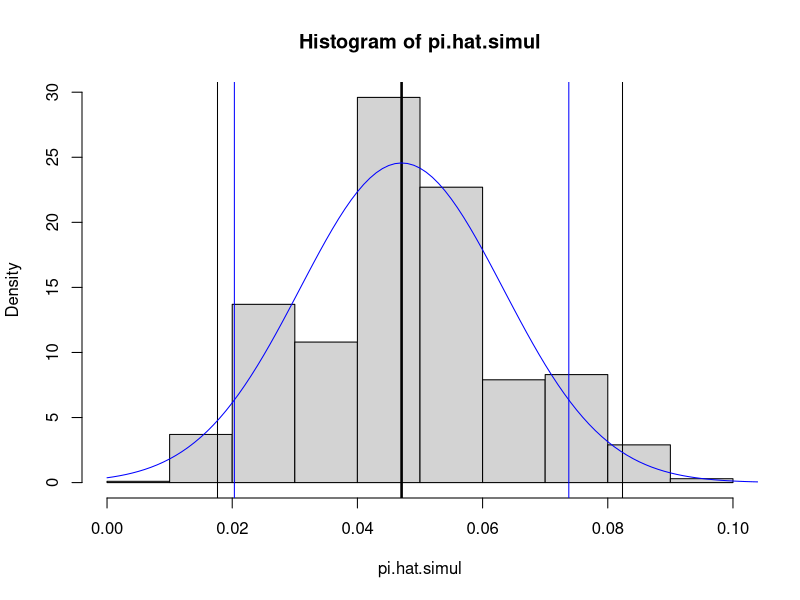
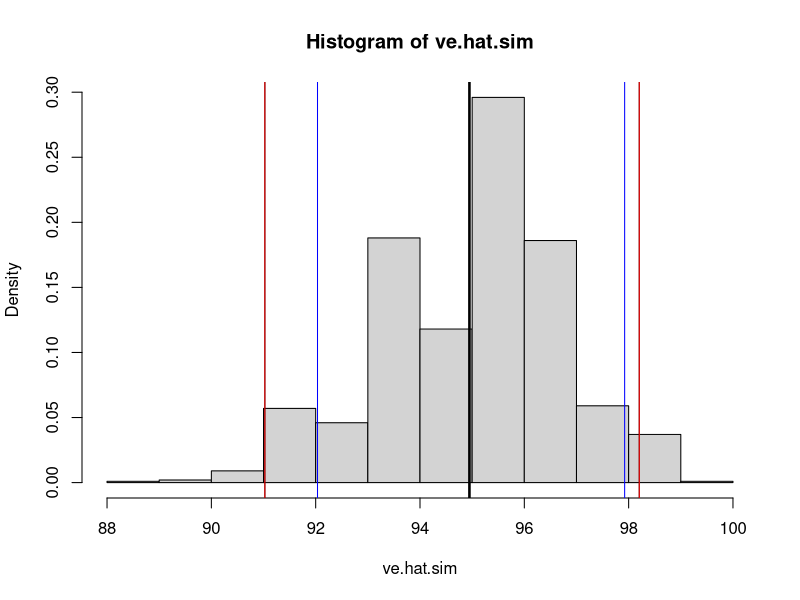

Reproduce these figures in R, in order. (Note: this script raises an error after producing the figures.)
######################
### STAT 305 LAB 4 ###
######################

## Perform a simplified analysis of the
## Pfizer-Biontech vaccine trial results
## for data, see: 
## https://www.pfizer.com/news/press-release/press-release-detail/pfizer-and-biontech-conclude-phase-3-study-covid-19-vaccine

### Data ------
# total COVID cases
n <- 170
# COVID cases in vaccine arm
y <- 8

### Estimate prob vaccine arm (conditional on COVID cases) - normal approx ------

pi.hat <- y / n  # (estimate of pi)
pi.hat
se.pi.hat <- sqrt( (pi.hat * (1-pi.hat)) / n) # FILL IN HERE (se of pi.hat)
se.pi.hat

# calculate 95% confidence interval based on normal approximation
z <- qnorm(0.95, mean = 0, sd = 1) # FILL IN HERE (normal quantile to be used in 95% CI)
CI <- c(pi.hat - z*se.pi.hat, pi.hat + z*se.pi.hat )## FILL IN HERE (95% CI)
print(CI)


### Simulate sampling distribution (i.e., repeated experiments) of pi estimator ------
n.simul <- 1000
set.seed(4321) # re-run every time you want to re-simulate!

y.simul <- rbinom(n.simul, size = n, prob = pi.hat)
pi.hat.simul <- y.simul / n

# Report empirical mean and sd as estimates of properties of estimators
mean(pi.hat.simul)
sd(pi.hat.simul)
# Agree with theoretical properties of binomial?

# Calculate simulated empirical confidence interval
ci.sim <- quantile(pi.hat.simul, c(0.025, 0.975))
ci.sim

# plot for comparison
xx <- seq(from = 0.0, to = 0.15, by = 0.001)
hist(pi.hat.simul, freq = FALSE)
abline(v = pi.hat, lwd = 2.5) # this is a vertical line at pi.hat
abline(v = ci.sim) # vertical lines at simulated CI limits
lines(xx, dnorm(xx, mean = pi.hat, sd = se.pi.hat), col = "blue") # normal density
abline(v = CI, col = "blue") # blue vertical lines at normal CI limits


### In the study, these proportions were converted to vaccine effectiveness ----

# Convert pi.hat to vaccine effectiveness
rr.hat <- pi.hat / (1 - pi.hat)
ve.hat <- 100 * (1 - rr.hat)

# Convert normal CI limits to vaccine effectiveness
# Rate ratio
rr <- CI / (1 - CI)
# Vaccine effectiveness
ve <- rev(100 * (1 - rr))
print(ve)

# Convert simulation CI limits to vaccine effectiveness 
rr.sim <- ci.sim / (1 - ci.sim)
ve.sim <- rev(100 * (1 - rr.sim))
print(ve.sim)

# plot for comparison
ve.hat.sim <- 100 * (1 - (pi.hat.simul / (1 - pi.hat.simul)))
ci.ve.hat.sim <- quantile(ve.hat.sim, c(0.025, 0.975))
hist(ve.hat.sim, freq = FALSE)
abline(v = mean(ve.hat.sim), lwd = 2.5) # this is a vertical line at pi.hat
abline(v = ve.sim) # vertical lines at simulated CI limits
abline(v = ve, col = "blue") # blue vertical lines at normal CI limits
abline(v = ci.ve.hat.sim, col = "red")

mu_tilde_b <- rep(NA_real_, times = B)
for(b in 1:B){
  Y <- sample(y, size = n.simul, replace = TRUE) # nonparametric bootstrap sampling
  mu_tilde_b[b] <- mean(Y)
}
se_mu_hat <- sqrt(var(mu_tilde_b))
se_mu_hat # 0.06507467

